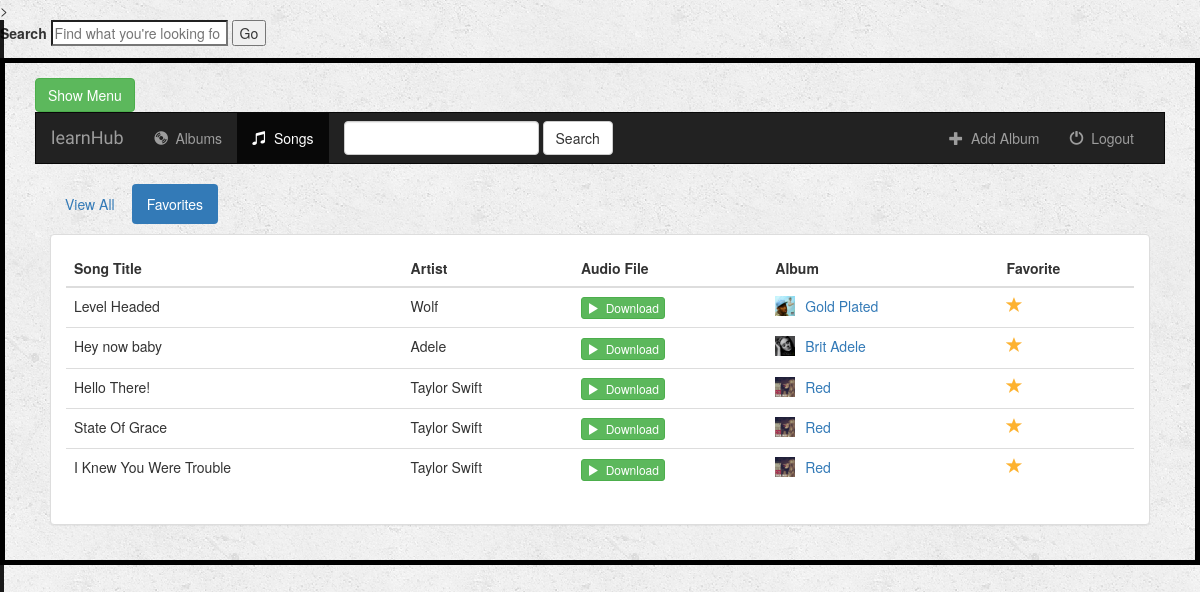
Page /music/songs/favorites/ (signed in) on the committed database.
### music/models.py (models this page shows, shortened)
class Song(models.Model):
    album = models.ForeignKey(Album, on_delete=models.CASCADE)
    song_title = models.CharField(max_length=250)
    audio_file = models.FileField(default='')
    is_favorite = models.BooleanField(default=False)

class Album(models.Model):
    user = models.ForeignKey(User, default=1)
    artist = models.CharField(max_length=250)
    album_title = models.CharField(max_length=500)
    genre = models.CharField(max_length=100)
    album_logo = models.FileField()
    is_favorite = models.BooleanField(default=False)

### music/views.py (the view)
# urls.py: url(r'^songs/(?P<filter_by>[a-zA_Z]+)/$', views.songs, name='songs'),
def songs(request, filter_by):
    if not request.user.is_authenticated():
        return render(request, 'music/login.html')
    else:
        try:
            song_ids = []
            for album in Album.objects.all():
                for song in album.song_set.all():
                    song_ids.append(song.pk)
            users_songs = Song.objects.filter(pk__in=song_ids)
            if filter_by == 'favorites':
                users_songs = users_songs.filter(is_favorite=True)
        except Album.DoesNotExist:
            users_songs = []
        return render(request, 'music/songs.html', {
            'song_list': users_songs,
            'filter_by': filter_by,
        })

### music/templates/music/songs.html (shortened to what this page needs)
{% extends 'music/base.html' %}
{% block songs_active %}active{% endblock %}
{% block body %}
<div class="container-fluid songs-container">
    <div class="row">
        <div class="col-sm-12">
            <ul class="nav nav-pills" style="margin-bottom: 10px;">
                <li role="presentation" {% if filter_by == 'all' %}class="active"{% endif %}><a href="{% url 'music:songs' 'all' %}">View All</a></li>
                <li role="presentation" {% if filter_by == 'favorites' %}class="active"{% endif %}><a href="{% url 'music:songs' 'favorites' %}">Favorites</a></li>
            </ul>
        </div>
    </div>
    <div class="row">
        <div class="col-sm-12">
            <div class="panel panel-default">
                <div class="panel-body">
                    <table class="table">
                        <thead>
                            <tr>
                                <th>Song Title</th>
                                <th>Artist</th>
                                <th>Audio File</th>
                                <th>Album</th>
                                <th>Favorite</th>
                            </tr>
                        </thead>
                        <tbody>
                            {% for song in song_list %}
                                <tr>
                                    <td>{{ song.song_title }}</td>
                                    <td>{{ song.album.artist }}</td>
                                    <td>
                                        <a target="_blank" href="{{ song.audio_file.url }}">
                                            <button type="button" class="btn btn-success btn-xs">
                                                <span class="glyphicon glyphicon-play"></span>&nbsp; Download
                                            </button>
                                        </a>
                                    </td>
                                    <td>
                                        <a href="{% url 'music:detail' song.album.id %}">
                                            <img src="{{ song.album.album_logo.url }}" class="img-responsive" style="width: 20px; float: left; margin-right: 10px;" />
                                        </a>
                                        <a href="{% url 'music:detail' song.album.id %}">{{ song.album.album_title }}</a>
                                    </td>
                                    <td>
                                        <a href="{% url 'music:favorite' song.id %}" class="btn-favorite"><span class="glyphicon glyphicon-star {% if song.is_favorite %}active{% endif %}"></span></a>
                                    </td>
                                </tr>
                            {% endfor %}
                        </tbody>
                    </table>
                </div>
            </div>
        </div>
    </div>
</div>
{% endblock %}

### music/static/music/style.css (style rules this page uses)
body { background: white url("images/background.png"); }
.glyphicon-star { color: #CCCCCC; font-size: 16px; }
.glyphicon-star.active { color: #FDB230; }

### rows in the picture
Song: song_title "Level Headed", album.artist "Wolf", album.album_logo (picture), album.album_title "Gold Plated", is_favorite True (drawn)
Song: song_title "Hey now baby", album.artist "Adele", album.album_logo (picture), album.album_title "Brit Adele", is_favorite True (drawn)
Song: song_title "Hello There!", album.artist "Taylor Swift", album.album_logo (picture), album.album_title "Red", is_favorite True (drawn)
Song: song_title "State Of Grace", album.artist "Taylor Swift", album.album_logo (picture), album.album_title "Red", is_favorite True (drawn)
Song: song_title "I Knew You Were Trouble", album.artist "Taylor Swift", album.album_logo (picture), album.album_title "Red", is_favorite True (drawn)
